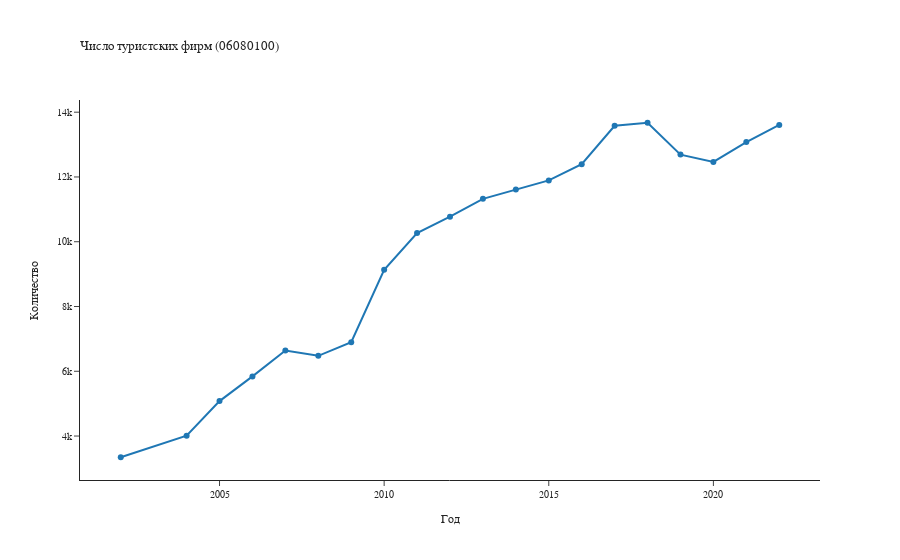

Notebook code cell kept with this figure:
### Code cell
# Создаем фигуру с линейным графиком с помощью модуля `plotly.express`.
travel_agencies_plot = px.line(x=travel_agencies_data["year"],
             y=travel_agencies_data["indicator_value"],
             labels={"x": "Год", "y": "Количество"},
             title="Число туристских фирм (06080100)",
             markers=True,
             template="simple_white")

travel_agencies_plot.update_layout(showlegend=True,
                  font_family="arial",
                  font_size=10,
                  title=dict(font=dict(family="Arial",
                                       size=13),
                             xref='paper',
                             x=0.0, 
                             xanchor="left")
                 )
travel_agencies_plot.show()

### Figure 1 — Plotly figure (JSON) as saved in the notebook; plotly's stock layout.template omitted (floating-point values rounded to 4 significant figures)
{"data": [{"hovertemplate": "Год=%{x}<br>Количество=%{y}<extra></extra>", "legendgroup": "", "line": {"color": "#1F77B4", "dash": "solid"}, "marker": {"symbol": "circle"}, "mode": "lines+markers", "name": "", "orientation": "v", "showlegend": false, "type": "scatter", "x": [2002, 2004, 2005, 2006, 2007, 2008, 2009, 2010, 2011, 2012, 2013, 2014, 2015, 2016, 2017, 2018, 2019, 2020, 2021, 2022], "xaxis": "x", "y": [3345, 4010, 5079, 5842, 6639, 6477, 6897, 9133, 10266, 10773, 11324, 11614, 11893, 12395, 13579, 13674, 12690, 12463, 13076, 13608], "yaxis": "y"}], "layout": {"autosize": true, "font": {"family": "arial", "size": 10}, "legend": {"tracegroupgap": 0}, "showlegend": true, "title": {"font": {"family": "Arial", "size": 13}, "text": "Число туристских фирм (06080100)", "x": 0, "xanchor": "left", "xref": "paper"}, "xaxis": {"anchor": "y", "autorange": true, "domain": [0, 1], "range": [2001.0, 2023.0], "title": {"text": "Год"}, "type": "linear"}, "yaxis": {"anchor": "x", "autorange": true, "domain": [0, 1], "range": [2493.0, 14530.0], "title": {"text": "Количество"}, "type": "linear"}}}
